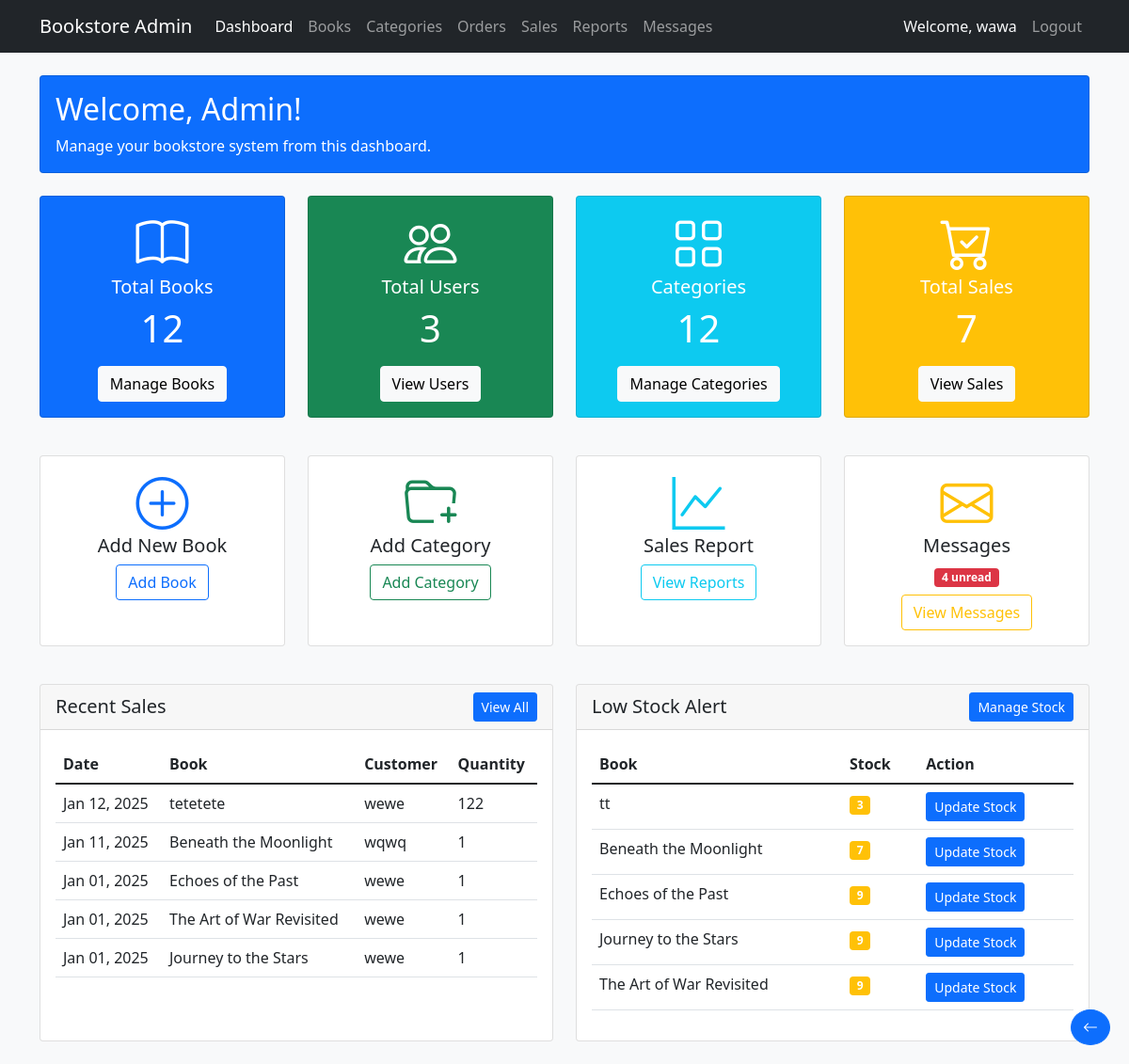
Page /admin/dashboard.php (signed in) on the earlier database version.
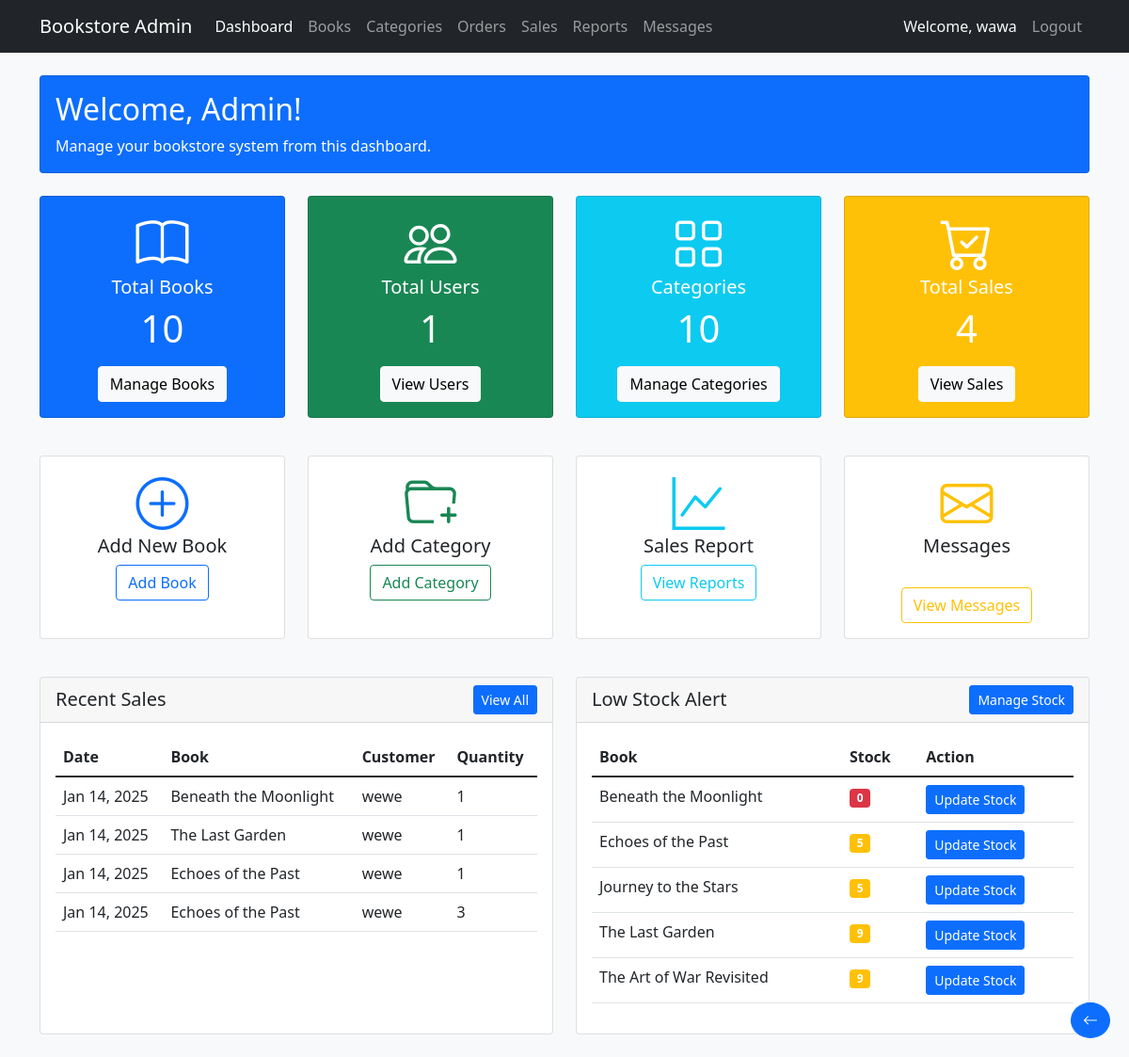
Same page on the later database version.
### tables this page shows
CREATE TABLE `sales` (
  `sale_id` int(11) NOT NULL,
  `user_id` int(11) NOT NULL,
  `book_id` int(11) NOT NULL,
  `quantity` int(11) NOT NULL,
  `total_price` decimal(10,2) NOT NULL DEFAULT 0.00,
  `sale_date` datetime NOT NULL DEFAULT current_timestamp()
);

CREATE TABLE `books` (
  `book_id` int(11) NOT NULL,
  `category_id` int(11) DEFAULT NULL,
  `title` varchar(255) NOT NULL,
  `author` varchar(255) NOT NULL,
  `description` text DEFAULT NULL,
  `price` decimal(10,2) NOT NULL,
  `stock_quantity` int(11) DEFAULT 0,
  `date_added` timestamp NOT NULL DEFAULT current_timestamp()
);

CREATE TABLE `users` (
  `user_id` int(11) NOT NULL,
  `username` varchar(255) NOT NULL,
  `email` varchar(255) NOT NULL,
  `password` varchar(255) NOT NULL,
  `user_type` varchar(10) DEFAULT NULL,
  `date_created` timestamp NOT NULL DEFAULT current_timestamp()
);

### admin/dashboard.php (the view, shortened to what the changed rows need)
<?php
require_once '../auth/config.php';
$total_books = $conn->query("SELECT COUNT(*) as count FROM Books")->fetch_assoc()['count'];
$total_users = $conn->query("SELECT COUNT(*) as count FROM Users WHERE user_type = 'user'")->fetch_assoc()['count'];
$total_categories = $conn->query("SELECT COUNT(*) as count FROM Categories")->fetch_assoc()['count'];
$total_sales = $conn->query("SELECT COUNT(*) as count FROM Sales")->fetch_assoc()['count'];
$recent_sales = $conn->query("
    SELECT s.sale_id, s.quantity, s.total_price, s.sale_date, b.title, u.username
    FROM Sales s
    JOIN Books b ON s.book_id = b.book_id
    JOIN Users u ON s.user_id = u.user_id
    ORDER BY s.sale_date DESC
    LIMIT 5
");
$low_stock_books = $conn->query("
    SELECT *
    FROM Books
    WHERE stock_quantity < 10
    ORDER BY stock_quantity ASC
    LIMIT 5
");
$unread_messages = 0;
$check_column = $conn->query("SHOW COLUMNS FROM Messages LIKE 'replied'");
if ($check_column->num_rows > 0) {
    $result = $conn->query("SELECT COUNT(*) as count FROM Messages WHERE replied = 0");
    $unread_messages = $result->fetch_assoc()['count'];
} else {
    $result = $conn->query("SELECT COUNT(*) as count FROM Messages");
    $unread_messages = $result->fetch_assoc()['count'];
}
?>
<!DOCTYPE html>
<html lang="en">
<head>
    <link href="https://cdn.jsdelivr.net/npm/bootstrap@5.1.3/dist/css/bootstrap.min.css" rel="stylesheet">
    <link href="https://cdn.jsdelivr.net/npm/bootstrap-icons@1.7.2/font/bootstrap-icons.css" rel="stylesheet">
</head>
<body class="bg-light">
    <div class="container mt-4">
        <div class="row mb-4">
            <div class="col">
                <div class="card bg-primary text-white">
                    <div class="card-body">
                        <h2 class="card-title">Welcome, Admin!</h2>
                    </div>
                </div>
            </div>
        </div>
        <div class="row mb-4">
            <div class="col-md-3 mb-3">
                <div class="card feature-card text-white bg-primary h-100">
                    <div class="card-body text-center">
                        <i class="bi bi-book display-4 mb-2"></i>
                        <h5 class="card-title">Total Books</h5>
                        <p class="card-text display-6"><?php echo $total_books; ?></p>
                        <a href="manage_books.php" class="btn btn-light">Manage Books</a>
                    </div>
                </div>
            </div>
            <div class="col-md-3 mb-3">
                <div class="card feature-card text-white bg-success h-100">
                    <div class="card-body text-center">
                        <i class="bi bi-people display-4 mb-2"></i>
                        <h5 class="card-title">Total Users</h5>
                        <p class="card-text display-6"><?php echo $total_users; ?></p>
                        <a href="#" class="btn btn-light">View Users</a>
                    </div>
                </div>
            </div>
            <div class="col-md-3 mb-3">
                <div class="card feature-card text-white bg-info h-100">
                    <div class="card-body text-center">
                        <i class="bi bi-grid display-4 mb-2"></i>
                        <h5 class="card-title">Categories</h5>
                        <p class="card-text display-6"><?php echo $total_categories; ?></p>
                        <a href="manage_categories.php" class="btn btn-light">Manage Categories</a>
                    </div>
                </div>
            </div>
            <div class="col-md-3 mb-3">
                <div class="card feature-card text-white bg-warning h-100">
                    <div class="card-body text-center">
                        <i class="bi bi-cart-check display-4 mb-2"></i>
                        <h5 class="card-title">Total Sales</h5>
                        <p class="card-text display-6"><?php echo $total_sales; ?></p>
                        <a href="manage_sales.php" class="btn btn-light">View Sales</a>
                    </div>
                </div>
            </div>
        </div>
        <div class="row mb-4">
            <div class="col-md-3 mb-3">
                <div class="card feature-card h-100">
                    <div class="card-body text-center">
                        <i class="bi bi-envelope display-4 text-warning mb-3"></i>
                        <h5 class="card-title">Messages</h5>
                        <?php if ($unread_messages > 0): ?>
                            <span class="badge bg-danger mb-2"><?php echo $unread_messages; ?> unread</span>
                        <?php endif; ?>
                        <br>
                        <a href="messages.php" class="btn btn-outline-warning">View Messages</a>
                    </div>
                </div>
            </div>
        </div>
        <div class="row">
            <div class="col-md-6 mb-4">
                <div class="card h-100">
                    <div class="card-body">
                        <div class="table-responsive">
                            <table class="table table-hover">
                                <thead>
                                    <tr>
                                        <th>Date</th>
                                        <th>Book</th>
                                        <th>Customer</th>
                                        <th>Quantity</th>
                                    </tr>
                                </thead>
                                <tbody>
                                    <?php while ($sale = $recent_sales->fetch_assoc()): ?>
                                    <tr>
                                        <td><?php echo date('M d, Y', strtotime($sale['sale_date'])); ?></td>
                                        <td><?php echo htmlspecialchars($sale['title']); ?></td>
                                        <td><?php echo htmlspecialchars($sale['username']); ?></td>
                                        <td><?php echo $sale['quantity']; ?></td>
                                    </tr>
                                    <?php endwhile; ?>
                                </tbody>
                            </table>
                        </div>
                    </div>
                </div>
            </div>
            <div class="col-md-6 mb-4">
                <div class="card h-100">
                    <div class="card-body">
                        <div class="table-responsive">
                            <table class="table table-hover">
                                <thead>
                                    <tr>
                                        <th>Book</th>
                                        <th>Stock</th>
                                        <th>Action</th>
                                    </tr>
                                </thead>
                                <tbody>
                                    <?php while ($book = $low_stock_books->fetch_assoc()): ?>
                                    <tr>
                                        <td><?php echo htmlspecialchars($book['title']); ?></td>
                                        <td>
                                            <span class="badge bg-<?php echo $book['stock_quantity'] == 0 ? 'danger' : 'warning'; ?>">
                                                <?php echo $book['stock_quantity']; ?>
                                            </span>
                                        </td>
                                        <td>
                                            <a href="manage_books.php" class="btn btn-sm btn-primary">Update Stock</a>
                                        </td>
                                    </tr>
                                    <?php endwhile; ?>
                                </tbody>
                            </table>
                        </div>
                    </div>
                </div>
            </div>
        </div>
    </div>
</body>
</html>

Differences in the rows shown:
removed sales: sale_date "Jan 12, 2025", book.title "tetetete", user.username "wewe", quantity "122"
removed sales: sale_date "Jan 11, 2025", book.title "Beneath the Moonlight", user.username "wqwq", quantity "1"
removed sales: sale_date "Jan 01, 2025", book.title "Echoes of the Past", user.username "wewe", quantity "1"
removed sales: sale_date "Jan 01, 2025", book.title "The Art of War Revisited", user.username "wewe", quantity "1"
removed sales: sale_date "Jan 01, 2025", book.title "Journey to the Stars", user.username "wewe", quantity "1"
removed books: title "tt", stock_quantity "3"
added sales: sale_date "Jan 14, 2025", book.title "Beneath the Moonlight", user.username "wewe", quantity "1"
added sales: sale_date "Jan 14, 2025", book.title "The Last Garden", user.username "wewe", quantity "1"
added sales: sale_date "Jan 14, 2025", book.title "Echoes of the Past", user.username "wewe", quantity "1"
added sales: sale_date "Jan 14, 2025", book.title "Echoes of the Past", user.username "wewe", quantity "3"
changed books "Beneath the Moonlight": stock_quantity "7" → "0"
changed books "Echoes of the Past": stock_quantity "9" → "5"
changed books "Journey to the Stars": stock_quantity "9" → "5"
now on this page (row edited): books: title "The Last Garden", stock_quantity "9"
Other differences:
$total_books: "12" → "10"
$total_users: "3" → "1"
$total_categories: "12" → "10"
$total_sales: "7" → "4"
$unread_messages: "4" → (not shown)
text no longer shown: "unread"
